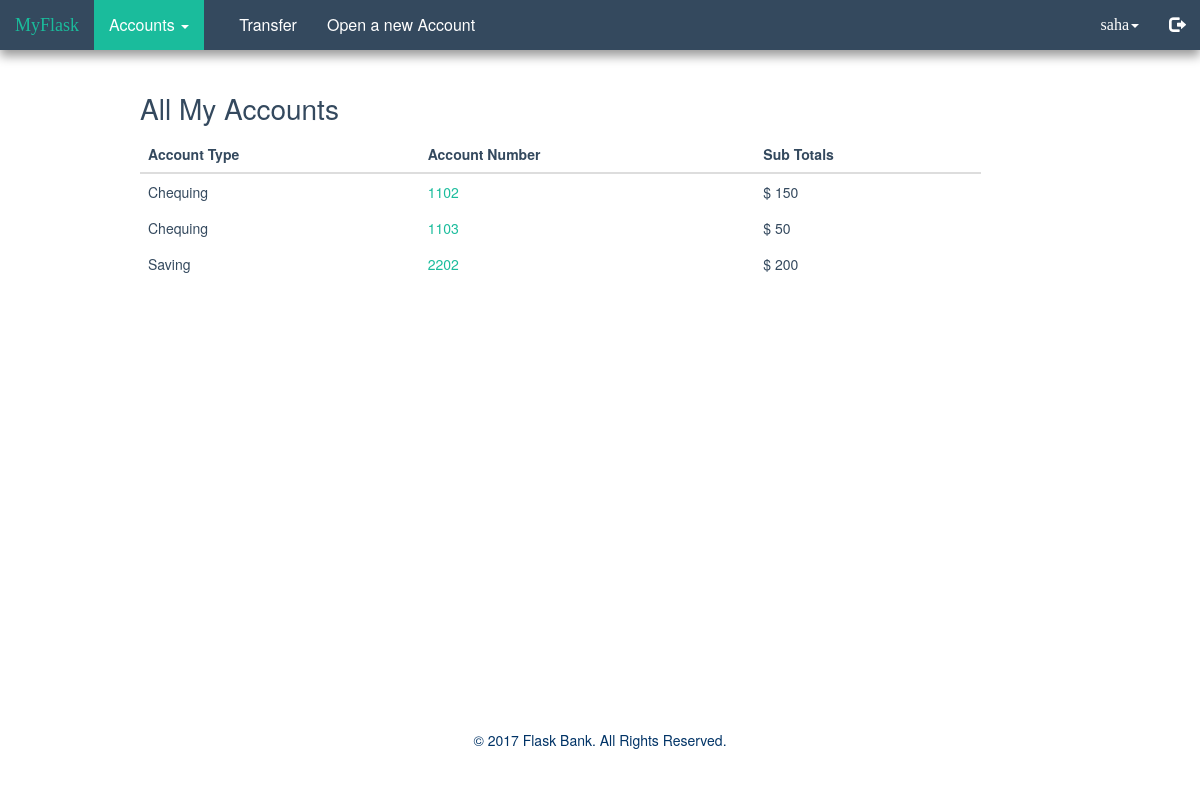
/welcome (signed in), run on the app's committed database.
### tables this page shows
CREATE TABLE "accounts" (
	`userid`	INTEGER,
	`accountNum`	INTEGER,
	`type`	TEXT,
	FOREIGN KEY(`userid`) REFERENCES `users`(`userid`)
);

### app.py (the view)
@app.route('/welcome')  # welcome page, displaying user accounts info
def welcome():
    if session['logged_in'] is True:  # if the user logged in then redirect to the welcome page
        username = session['username']
        userid = get_user_id(username)
        session['userid'] = userid
        accounts = get_user_accounts(userid)
        for item in accounts:
            item['sub'] = get_balance(item['accountNum'])
        print(accounts)
        return render_template("welcome.html", username=username, accounts=accounts)
    else:  # if not logged in, redirect to login page again.
        return redirect(url_for('login'))

### app.py (called while the page is built)
def connect_db():  # initializing database connection
    return sqlite3.connect(app.database)

def get_user_id(username):  # get user id function.
    g.db = connect_db()  # g object call connect database function
    cur = g.db.execute(
        'SELECT userid FROM users WHERE username = "%s"' % username)  # sql query to fetch data from table
    userid = cur.fetchone()[0]  # store the data to variable
    g.db.close()  # close database connection
    return userid  # end of get user id

def get_user_accounts(userid):  # get user account function
    g.db = connect_db()  # g object call connect database function
    cur = g.db.execute(
        'SELECT * FROM accounts WHERE userid = "%s" ORDER BY type' % userid)  # sql query to fetch data from table
    accounts = [dict(accountNum=row[1], type=row[2])
                for row in cur.fetchall()]  # array to store data
    g.db.close()  # close database connection
    return accounts  # end of get user accounts function

def get_balance(accountNum):
    g.db = connect_db()  # g object call connect function
    cur = g.db.execute(
        'SELECT Balance FROM transactions WHERE transacitonID = (SELECT transacitonID FROM transactions WHERE accountNum = %s ORDER BY transacitonID DESC)' % accountNum)
    result = cur.fetchone()[0]  # store all results
    g.db.close()  # close databse connection
    return result  # returning result. end of get user detail function

### templates/welcome.html (shortened to what this page needs)
<!DOCTYPE html>
<html>
<head>
    <link rel="stylesheet" href="https://maxcdn.bootstrapcdn.com/bootstrap/3.3.7/css/bootstrap.min.css">
    <link rel="stylesheet" href="static/style.css">
</head>
<body>
<nav class="navbar navbar-default navbar-fixed-top">
    <div class="container-fluid">
        <div class="navbar-header">
            <a class="navbar-brand" href="/welcome" style="color: #1abc9c; font-family: Georgia">MyFlask</a>
        </div>
        <div class="collapse navbar-collapse" id="bs-example-navbar-collapse-1">
            <ul class="nav navbar-nav">
                <li id="d1" class="dropdown">
                    <a href="#" class="dropdown-toggle" data-toggle="dropdown" role="button" aria-haspopup="true"
                       aria-expanded="false">Accounts <span class="caret"></span></a>
                </li>
            </ul>
            <ul class="nav navbar-nav navbar-left" style="margin-left:20px">
                <li><a href="/transfer">Transfer</a></li>
                <li><a href="/newAccount">Open a new Account</a></li>
            </ul>
            <ul class="nav navbar-nav navbar-right">
                <li class="dropdown">
                    <a href="#" class="dropdown-toggle" data-toggle="dropdown" role="button" aria-haspopup="true"
                       aria-expanded="false" style="font-family: Georgia">{{ username }}<span class="caret"></span></a>
                </li>
                <li><a href="/logout"><span class="glyphicon glyphicon-log-out"></span></a></li>
            </ul>
        </div>
    </div>
</nav>
<div class="container" align='center'>
    <div class="col-lg-offset-1">
        <div class="col-lg-10">
            <table class="table table-response table-hover">
                <caption>All My Accounts</caption>
                <thead>
                <tr>
                    <th>Account Type</th>
                    <th>Account Number</th>
                    <th>Sub Totals</th>
                </tr>
                <thead>
                <tbody>
                {% for item in accounts %}
                <tr>
                    <td>{{ item.type }}</td>
                    <td><a href="/account/{{ item.accountNum }}">{{ item.accountNum }}</a></td>
                    {% if item.sub == None %}
                        <td>$ 0</td>
                    {% else %}
                        <td>$ {{ item.sub }}</td>
                    {% endif %}
                    {% endfor%}
                </tbody>
            </table>
        </div>
        <footer class="footer  navbar-fixed-bottom">
            <div class="container">
                <p class="text-muted" align="center" style="margin: 50px 0; color: #003366;">
                    &copy;
                    Flask Bank. All Rights Reserved.
                </p>
            </div>
        </footer>
</body>
</html>

### static/style.css (style rules this page uses)
body { color: #34495e; }
a { color: #1abc9c; }
caption { color: #34495e; font-size: 28px; }
.navbar { background-color: #34495e; border: 0; border-radius: 0; box-shadow: 0 6px 1rem rgba(0, 0, 0, 0.4); }
.navbar-default .navbar-nav>li>a { color: white; font-size: 16px; }
#d1 { color: white; background-color: #1abc9c; }
.container { margin-top: 80px; }
.table>tbody>tr>td { border: 0; }

### data on the page
accounts: type "Chequing", accountNum "1102", sub "150"
accounts: type "Chequing", accountNum "1103", sub "50"
accounts: type "Saving", accountNum "2202", sub "200"

### other printed values
{{ username }} "saha"
